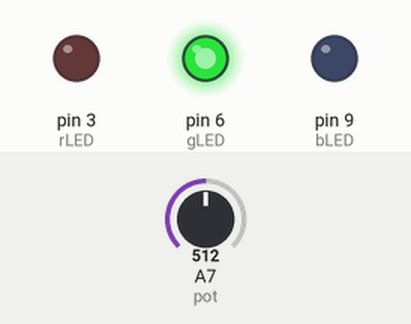
The sketch below on a simulated Arduino Nano, built with avr-gcc and run on an emulated ATmega328P. On the bench: output pins drawn as LEDs (lit = HIGH). The test bench sets the inputs (shaded band); at power-on: A7 (pot) = 512.

Above: at 3.8 s.
3.9 s: A7 (pot) set to 0
At 6.8 s:
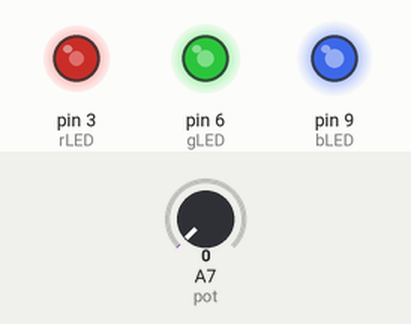
7.9 s: A7 (pot) set to 122
At 8.2 s:
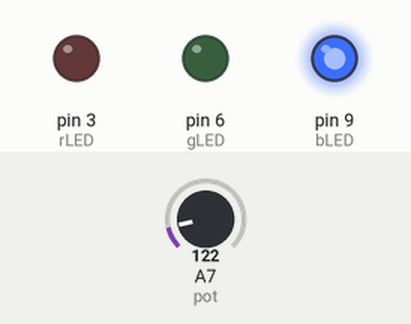
At 8.57 s:
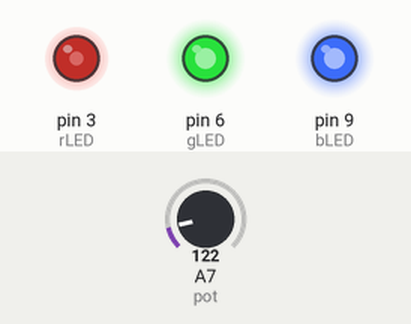
Timing chart, 0 to 17.9 s (numbered marks = the images above; inputs shaded):
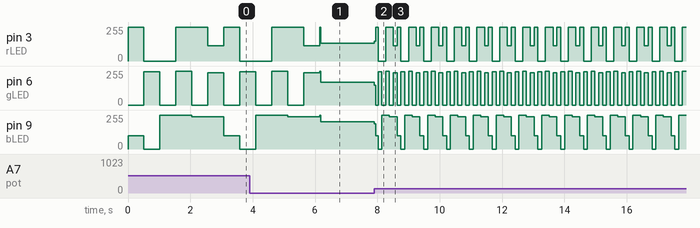

The sketch:

OPS3.5Project3.ino
```cpp
//define input pin for potentiometer
#define pot A7
//define pins for LEDs
#define gLED 6
#define bLED 9
#define rLED 3

void setup() {
  //declare pins (OUTPUT or INPUT)
  pinMode(pot, INPUT);
  pinMode(gLED, OUTPUT);
  pinMode(bLED, OUTPUT);
  pinMode(rLED, OUTPUT);

  Serial.begin(9600);
}

void loop() {
  // Get value from potentiometer
  int x = analogRead(pot);
  setColor(255, 0, 100); // Red Color
  delay(x);
  setColor(0,  251, 0); // Green Color
  delay(x);
  setColor(0, 0, 255); // Blue Color
  delay(x);
  setColor(255, 255, 255); // White Color
  delay(x);
  setColor(255, 0, 243); // Purple Color
  delay(x);
  setColor(115, 242,  243); // Light Blue
  delay(x);
}
void setColor(int redValue, int greenValue,  int blueValue) {
  analogWrite(rLED, redValue);
  analogWrite(gLED,  greenValue);
  analogWrite(bLED, blueValue);
}
```

Measured:
- after the input at 7.9 s, pin 3 (rLED): 134/255 → 149/255 at once, then moves between 0/255 and 255/255, repeating every 0.73 s; pin 6 (gLED): 170/255 → 149/255 at once, then moves between 0/255 and 255/255, repeating every 0.73 s; pin 9 (bLED): 203/255 → 190/255 at once, then moves between 0/255 and 255/255, repeating every 0.73 s
